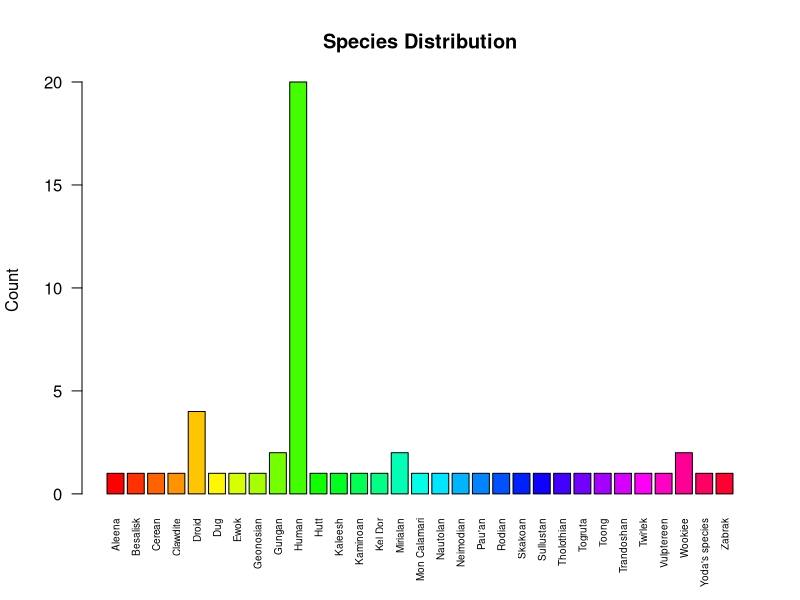
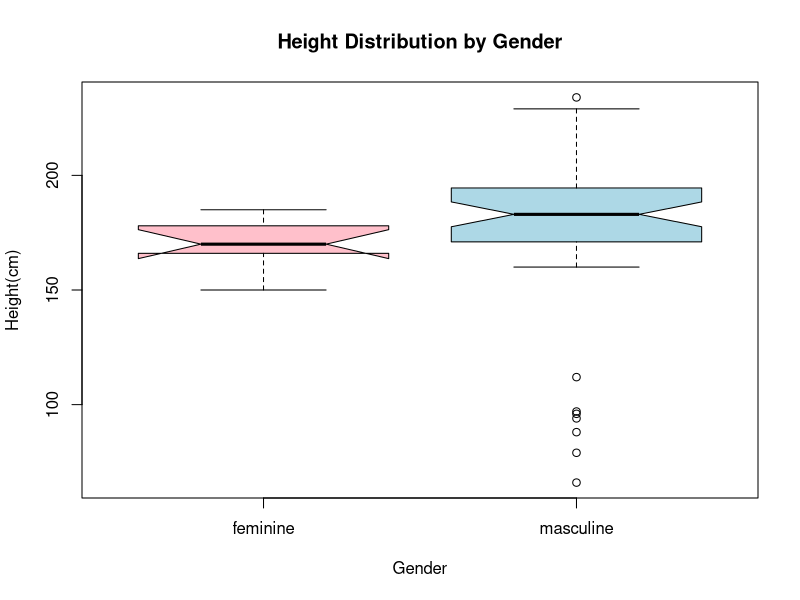

R code for these plots, in order:
#Lab B Activity 2
library(dplyr)
data("starwars")

print(head(starwars, 10))
View(starwars)
str(starwars)

#Summary
summary(starwars$height)
summary(starwars$mass)

#Count
table(starwars$species)
table(starwars$gender)

#Missing Values
cat("Missing Values: ", sum(is.na(starwars))) #105 missing
starwars_clean <- starwars[complete.cases(starwars[, c("height", "mass")]), ]
#complete.cases handles missing value by identifying it by retuning values with do not have N/A
View(starwars_clean)

#Bar Chart
species_count <- table(starwars_clean$species)
barplot(species_count,
        main = "Species Distribution",
        ylab = "Count",
        col = rainbow(length(species_count)),
        las = 2, #Rotate X values
        cex.names = 0.6 #shrink the values
)

#Box Plot
boxplot(height ~ gender, data = starwars_clean,
        main = "Height Distribution by Gender",
        xlab = "Gender",
        ylab = "Height(cm)",
        col = c("pink", "lightblue"),
        border = "black",
        notch = TRUE)